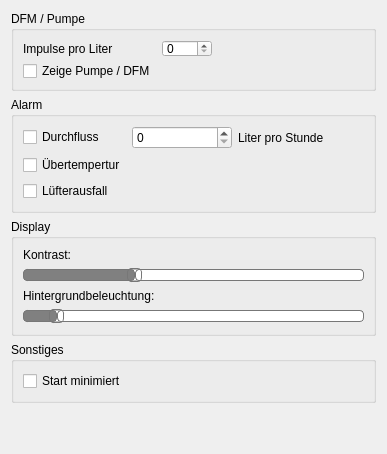
      <widget class="QWidget" name="tabOptionen">
       <attribute name="title">
        <string>Optionen</string>
       </attribute>
       <layout class="QGridLayout" name="gridLayout_27">
        <item row="1" column="0">
         <widget class="QGroupBox" name="groupBox_3">
          <property name="title">
           <string>Alarm</string>
          </property>
          <layout class="QGridLayout" name="gridLayout_29">
           <item row="3" column="0">
            <widget class="QCheckBox" name="optionenAlarmTemperatur">
             <property name="text">
              <string>Übertempertur</string>
             </property>
            </widget>
           </item>
           <item row="0" column="3">
            <spacer name="horizontalSpacer_4">
             <property name="orientation">
              <enum>Qt::Horizontal</enum>
             </property>
             <property name="sizeHint" stdset="0">
              <size>
               <width>40</width>
               <height>20</height>
              </size>
             </property>
            </spacer>
           </item>
           <item row="0" column="1">
            <widget class="QSpinBox" name="optionenAlarmMinDurchfluss">
             <property name="minimumSize">
              <size>
               <width>100</width>
               <height>0</height>
              </size>
             </property>
             <property name="maximumSize">
              <size>
               <width>100</width>
               <height>16777215</height>
              </size>
             </property>
             <property name="maximum">
              <number>5000</number>
             </property>
            </widget>
           </item>
           <item row="4" column="0">
            <widget class="QCheckBox" name="optionenAlarmLuefter">
             <property name="text">
              <string>Lüfterausfall</string>
             </property>
            </widget>
           </item>
           <item row="0" column="2">
            <widget class="QLabel" name="label_29">
             <property name="text">
              <string>Liter pro Stunde</string>
             </property>
            </widget>
           </item>
           <item row="0" column="0">
            <widget class="QCheckBox" name="optionenAlarmDurchfluss">
             <property name="maximumSize">
              <size>
               <width>100</width>
               <height>16777215</height>
              </size>
             </property>
             <property name="text">
              <string>Durchfluss</string>
             </property>
            </widget>
           </item>
          </layout>
         </widget>
        </item>
        <item row="0" column="0">
         <widget class="QGroupBox" name="groupBox_5">
          <property name="maximumSize">
           <size>
            <width>16777215</width>
            <height>80</height>
           </size>
          </property>
          <property name="title">
           <string>DFM / Pumpe</string>
          </property>
          <layout class="QGridLayout" name="gridLayout_28">
           <item row="0" column="0">
            <widget class="QLabel" name="label_28">
             <property name="maximumSize">
              <size>
               <width>120</width>
               <height>16777215</height>
              </size>
             </property>
             <property name="text">
              <string>Impulse pro Liter</string>
             </property>
            </widget>
           </item>
           <item row="0" column="2">
            <widget class="QSpinBox" name="optionenDfmImpulse">
             <property name="minimumSize">
              <size>
               <width>50</width>
               <height>0</height>
              </size>
             </property>
             <property name="maximumSize">
              <size>
               <width>120</width>
               <height>16777215</height>
              </size>
             </property>
             <property name="maximum">
              <number>255</number>
             </property>
            </widget>
           </item>
           <item row="1" column="0">
            <widget class="QCheckBox" name="optionenDfmShow">
             <property name="text">
              <string>Zeige Pumpe / DFM</string>
             </property>
            </widget>
           </item>
           <item row="0" column="3">
            <spacer name="horizontalSpacer_2">
             <property name="orientation">
              <enum>Qt::Horizontal</enum>
             </property>
             <property name="sizeHint" stdset="0">
              <size>
               <width>40</width>
               <height>20</height>
              </size>
             </property>
            </spacer>
           </item>
          </layout>
         </widget>
        </item>
        <item row="3" column="0">
         <widget class="QGroupBox" name="groupBox_6">
          <property name="title">
           <string>Sonstiges</string>
          </property>
          <layout class="QGridLayout" name="gridLayout_31">
           <item row="0" column="0">
            <widget class="QCheckBox" name="optionenStartMinimiert">
             <property name="text">
              <string>Start minimiert</string>
             </property>
            </widget>
           </item>
          </layout>
         </widget>
        </item>
        <item row="2" column="0">
         <widget class="QGroupBox" name="groupBox_4">
          <property name="title">
           <string>Display</string>
          </property>
          <layout class="QGridLayout" name="gridLayout_30">
           <item row="4" column="0">
            <widget class="QSlider" name="optionenAnzeigeBeleuchtung">
             <property name="styleSheet">
              <string notr="true">QSlider::groove:horizontal {
border: 1px solid #bbb;
background: white;
height: 10px;
border-radius: 4px;
}

QSlider::sub-page:horizontal {
background: gray;
border: 1px solid #777;
height: 10px;
border-radius: 4px;
}

QSlider::add-page:horizontal {
background: #fff;
border: 1px solid #777;
height: 10px;
border-radius: 4px;
}

QSlider::handle:horizontal {
background: qlineargradient(x1:0, y1:0, x2:1, y2:1,
    stop:0 #eee, stop:1 #ccc);
border: 1px solid #777;
width: 13px;
margin-top: -2px;
margin-bottom: -2px;
border-radius: 4px;
}

QSlider::handle:horizontal:hover {
background: qlineargradient(x1:0, y1:0, x2:1, y2:1,
    stop:0 #fff, stop:1 #ddd);
border: 1px solid #444;
border-radius: 4px;
}

QSlider::sub-page:horizontal:disabled {
background: #bbb;
border-color: #999;
}

QSlider::add-page:horizontal:disabled {
background: #eee;
border-color: #999;
}

QSlider::handle:horizontal:disabled {
background: #eee;
border: 1px solid #aaa;
border-radius: 4px;
}</string>
             </property>
             <property name="maximum">
              <number>255</number>
             </property>
             <property name="value">
              <number>20</number>
             </property>
             <property name="orientation">
              <enum>Qt::Horizontal</enum>
             </property>
            </widget>
           </item>
           <item row="0" column="0">
            <widget class="QLabel" name="label_30">
             <property name="text">
              <string>Kontrast:</string>
             </property>
            </widget>
           </item>
           <item row="3" column="0">
            <widget class="QLabel" name="label_31">
             <property name="text">
              <string>Hintergrundbeleuchtung:</string>
             </property>
            </widget>
           </item>
           <item row="1" column="0">
            <widget class="QSlider" name="optionenAnzeigeKontrast">
             <property name="styleSheet">
              <string notr="true">QSlider::groove:horizontal {
border: 1px solid #bbb;
background: white;
height: 10px;
border-radius: 4px;
}

QSlider::sub-page:horizontal {
background: gray;
border: 1px solid #777;
height: 10px;
border-radius: 4px;
}

QSlider::add-page:horizontal {
background: #fff;
border: 1px solid #777;
height: 10px;
border-radius: 4px;
}

QSlider::handle:horizontal {
background: qlineargradient(x1:0, y1:0, x2:1, y2:1,
    stop:0 #eee, stop:1 #ccc);
border: 1px solid #777;
width: 13px;
margin-top: -2px;
margin-bottom: -2px;
border-radius: 4px;
}

QSlider::handle:horizontal:hover {
background: qlineargradient(x1:0, y1:0, x2:1, y2:1,
    stop:0 #fff, stop:1 #ddd);
border: 1px solid #444;
border-radius: 4px;
}

QSlider::sub-page:horizontal:disabled {
background: #bbb;
border-color: #999;
}

QSlider::add-page:horizontal:disabled {
background: #eee;
border-color: #999;
}

QSlider::handle:horizontal:disabled {
background: #eee;
border: 1px solid #aaa;
border-radius: 4px;
}</string>
             </property>
             <property name="maximum">
              <number>63</number>
             </property>
             <property name="value">
              <number>20</number>
             </property>
             <property name="orientation">
              <enum>Qt::Horizontal</enum>
             </property>
            </widget>
           </item>
          </layout>
         </widget>
        </item>
        <item row="4" column="0">
         <spacer name="verticalSpacer_5">
          <property name="orientation">
           <enum>Qt::Vertical</enum>
          </property>
          <property name="sizeHint" stdset="0">
           <size>
            <width>20</width>
            <height>40</height>
           </size>
          </property>
         </spacer>
        </item>
       </layout>
      </widget>
